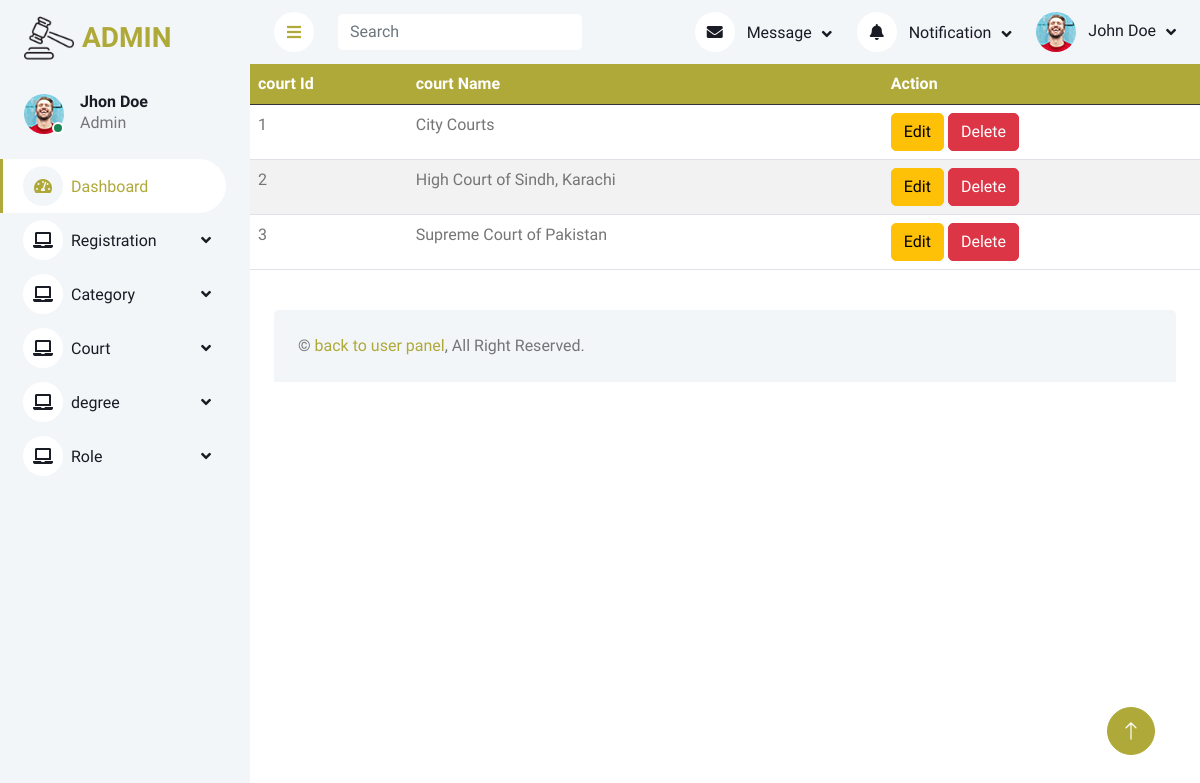
Before: /Admin/viewcourt.php with the older database file.
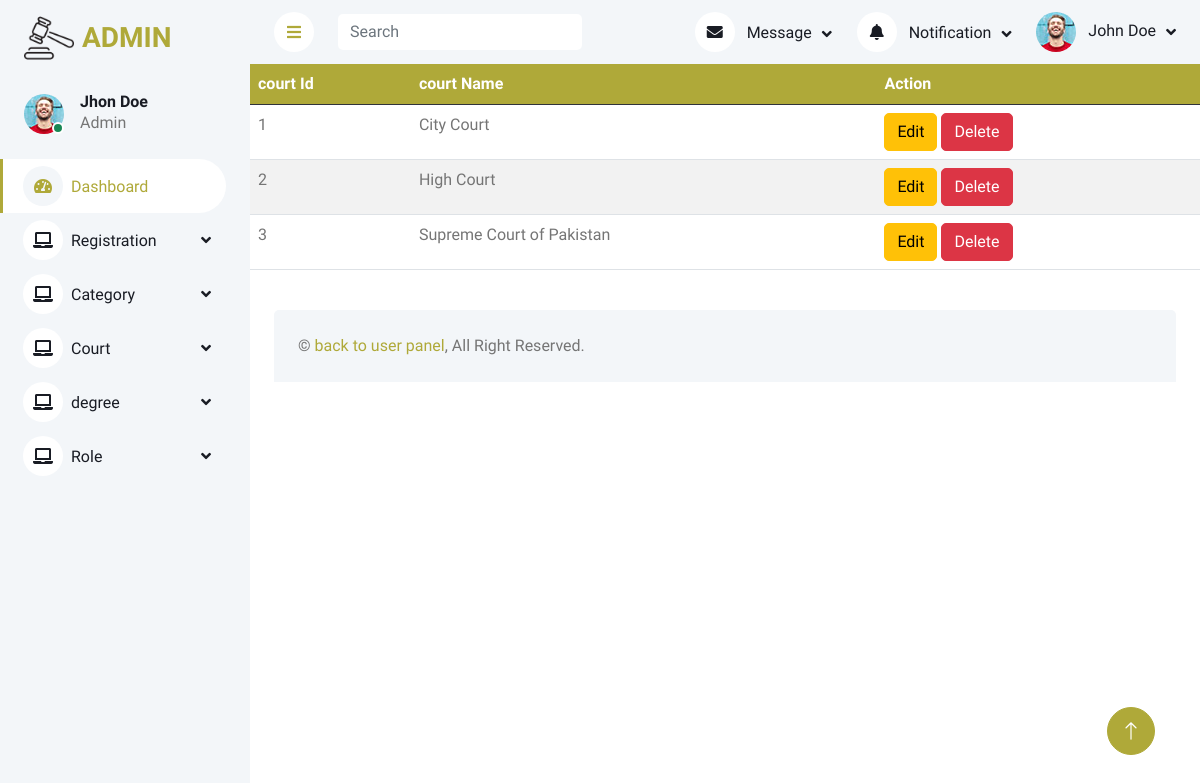
After: the same page with the newer database file.
### tables this page shows
CREATE TABLE `court` (
  `court_id` int(255) NOT NULL,
  `court_name` varchar(225) NOT NULL
);

### Admin/viewcourt.php (the view)
<?php
include("connection.php");
include("header.php");
$sel = "SELECT * FROM court";
$q = mysqli_query($conn, $sel);
?>
<body>
    <table class="table table-striped">
        <tr class="table-dark">
            <th>court Id</th>
            <th>court Name</th>
            <th>Action</th>
        </tr>
<?php
        while($fetch = mysqli_fetch_assoc($q)){
?>
        <tr>
            <td> <?php echo $fetch["court_id"] ?> </td>
            <td> <?php echo $fetch["court_name"] ?> </td>
            <td>
                <a class="btn btn-warning" href="updatecourt.php?id=<?php echo $fetch["court_id"] ?>">Edit</a>
                <a class="btn btn-danger" href="deletecourt.php?id=<?php echo $fetch["court_id"] ?>">Delete</a>
            </td>
        </tr>
      <?php  } ?>
    </table>
<?php
include("footer.php");
?>

Changed rows visible on the page:
changed court id 1: court_name "City Courts" → "City Court"
changed court id 2: court_name "High Court of Sindh, Karachi" → "High Court"
